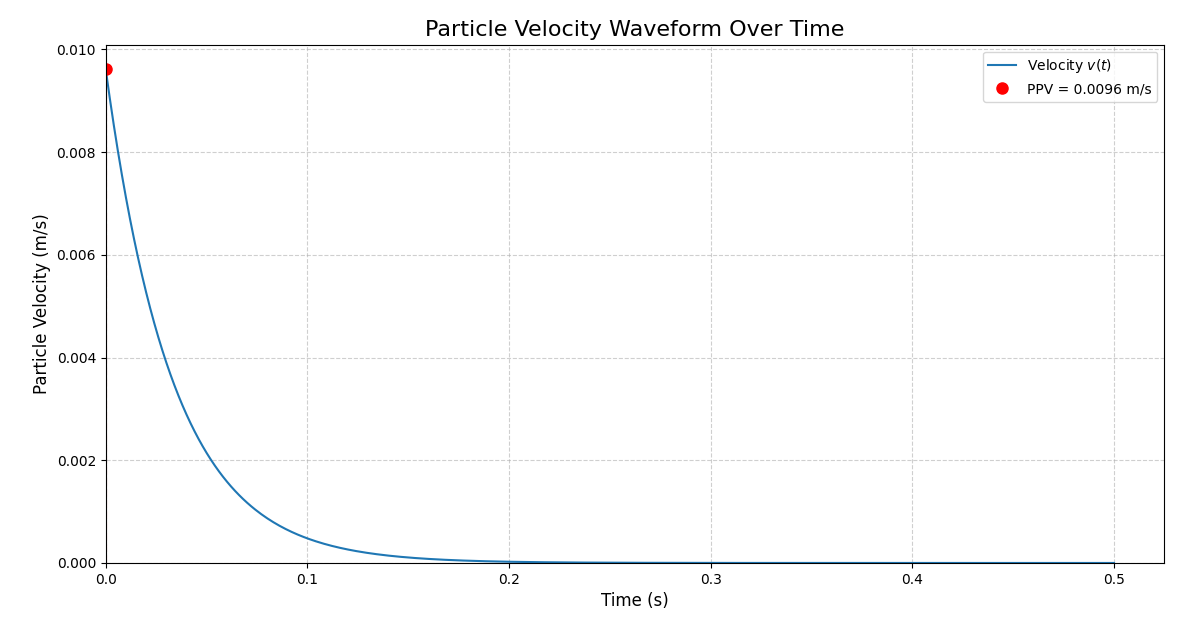

Write Python code to recreate this figure.
###########################################################################################################
#                   >> IN THE NAME OF ALLAH, THE MOST GRACIOUS, THE MOST MERCIFUL <<                      #
#              EXPLOSION WAVEFORM ANALYSIS: PARTICLE VELOCITY AND TIME-DEPENDENT LOADING                  #
#---------------------------------------------------------------------------------------------------------#
#                          THIS PROGRAM WRITTEN BY SALAR DELAVAR GHASHGHAEI (QASHQAI)                     #
#                                   EMAIL: salar.d.ghashghaei@gmail.com                                   #
###########################################################################################################
"""
This Python code provides functionalities to calculate and visualize the effects of an explosion at a distance,
 focusing on both particle velocity and time-dependent loading.

The `calculate_ppv` function computes the Peak Particle Velocity (PPV) using an empirical formula that depends on
 the equivalent TNT weight ($W$), distance ($R$), and soil-specific constants ($K$ and $n$).

Two plotting functions are included:
1.  plot_particle_velocity_waveform:
    This function takes the calculated PPV and plots an exponentially decaying velocity
    waveform $v(t) = PPV \cdot e^{-\alpha t}$ over time. It marks the PPV and saves the
    plot as `particle_velocity_waveform_english.png`.
2.  plot_time_dependent_loading:
    This function visualizes a time-dependent loading function $p(t)$.
    It models $p(t)$ as being proportional to the magnitude of the acceleration 
    derived from the velocity decay, resulting in a peak load $P_{max}$ and an
    exponential decay $p(t) = P_{max} \cdot e^{-\beta t}$. The plot, saved as
    `time_dependent_loading_p_t_plot.png`, shows this loading waveform.

Both plotting functions use English labels for clarity and utilize `matplotlib`
 for visualization. Example usage demonstrates how to call these functions with
 sample parameters for TNT weight, distance, and soil constants, allowing for
 the generation of distinct plots illustrating these dynamic responses.
 The code is designed for straightforward execution and analysis of explosion effects.

---------------------------------------------------- 

To understand how an explosion several kilometers away can cause a structure to shake and potentially
 damage a building through the transmission of vibrations via the ground (Ground Shock), we need to consider a few key concepts:
Explosion Energy and Wave Generation:
An explosion, whether natural (like a volcano) or artificial (like explosives), releases a massive amount of energy suddenly.
This energy creates a very strong pressure wave in the surrounding medium (air, water, or ground). When an explosion occurs in the ground, this energy is directly transferred to the earth, generating Seismic Waves.
Types of Seismic Waves Generated by an Explosion:
Body Waves: These waves travel through the Earth’s interior. There are two main types:
P-waves (Primary Waves or Compressional Waves): These are the fastest waves and cause particles in the ground to compress and expand in the direction of wave propagation. They are similar to sound waves.
S-waves (Secondary Waves or Shear Waves): These waves are slower than P-waves and cause particles in the ground to move perpendicular to the direction of wave propagation. They are like waves in a shaken rope.
Surface Waves: These waves travel along the Earth’s surface and are typically slower than body waves but have larger amplitudes, making them often more destructive. There are two main types:
Love Waves: These cause horizontal shearing of the ground.
Rayleigh Waves: These cause elliptical particle motion in a vertical plane, similar to waves on the sea.
Energy Transmission and Attenuation:
As seismic waves travel away from the explosion’s origin, their energy decreases due to spreading over a larger volume and absorption by the earth’s materials. This phenomenon is called attenuation.
The greater the distance from the explosion, the smaller the amplitude of the vibrations and, consequently, the weaker the impact on the structure. However, this attenuation also depends on the geological characteristics of the ground.
Ground Shock:
The term “Ground Shock” generally refers to the vibrations generated in the ground by an impact source (like an explosion, the fall of a heavy object, or even heavy vehicle traffic).
In the case of an explosion, Ground Shock encompasses all the seismic waves (P, S, Love, Rayleigh) that emanate from the blast and propagate through the ground.
The intensity of this shock is measured by parameters such as Peak Particle Velocity (PPV) and Peak Particle Acceleration (PPA).
Impact on Structures:
When seismic waves reach a building’s foundation, they transmit vibrations to the entire structure.
If the intensity of these vibrations (especially their frequency and amplitude) matches the building’s natural frequency, a phenomenon called resonance can occur. In this situation, even relatively weak vibrations can cause a significant increase in the building’s motion amplitude, potentially leading to severe damage or collapse.
A distance of several kilometers, depending on the magnitude of the explosion and ground conditions, can still be close enough for vibrations to be strong enough to interact with a structure and, if resonance occurs, cause shaking and damage.

"""
import numpy as np
import matplotlib.pyplot as plt
#%%----------------------------------------------------
def calculate_ppv(W_kg, R_m, K, n):
  """
  Calculates the Peak Particle Velocity (PPV) from an explosion.

  Args:
    W_kg: Equivalent weight of TNT in kilograms.
    R_m: Distance from the explosion in meters.
    K: Empirical constant related to soil type.
    n: Empirical exponent related to soil type.

  Returns:
    The PPV in meters per second (m/s).
  """
  if R_m <= 0:
    return float('inf') # Avoid division by zero or non-physical distances
  
  ppv = K * (W_kg **(1/3) / R_m)**n
  return ppv
#%%----------------------------------------------------
def plot_time_dependent_loading(W_kg, R_m, K, n, alpha_decay=30, t_end=0.5, P_max_scale=1.0):
  """
  Calculates and plots a time-dependent loading waveform p(t) over time.
  This assumes p(t) is proportional to the magnitude of the acceleration derived 
  from the particle velocity decay, scaled by P_max_scale.

  Args:
    W_kg: Equivalent weight of TNT in kilograms.
    R_m: Distance from the explosion in meters.
    K: Empirical constant.
    n: Empirical exponent.
    alpha_decay: Decay constant for the waveform (can be related to velocity decay).
    t_end: End time for the plot (seconds).
    P_max_scale: A scaling factor to determine the peak of the loading function.
                 This would typically be derived from mass and acceleration.
                 Here, it's used to set the amplitude of p(t).
  """
  ppv = calculate_ppv(W_kg, R_m, K, n)
  
  if ppv == float('inf'):
      print("Error: Distance must be positive.")
      return

  # Define the time vector
  t = np.linspace(0, t_end, 500)
  
  # --- Model for p(t) ---
  # We can model p(t) as being proportional to the magnitude of acceleration.
  # If v(t) = PPV * exp(-alpha_decay * t), then a(t) = -alpha_decay * PPV * exp(-alpha_decay * t)
  # The magnitude of acceleration is |a(t)| = alpha_decay * PPV * exp(-alpha_decay * t)
  # Let's define P_max as the peak loading, which we can scale relative to PPV and alpha.
  # For demonstration, let's set P_max = P_max_scale * alpha_decay * PPV
  # And the load function p(t) = P_max * exp(-alpha_decay * t)
  
  P_max = P_max_scale * alpha_decay * ppv # Scaling factor for peak load
  
  p_t = P_max * np.exp(-alpha_decay * t)

  # --- Plotting ---
  plt.figure(figsize=(10, 6))
  
  # Plotting the loading waveform
  plt.plot(t, p_t, label=f'Loading $p(t)$')
  
  # Mark P_max
  # The peak load occurs at t=0 in this model
  plt.plot(0, P_max, 'bo', markersize=8, label=f'Peak Load $P_{max}$ = {P_max:.2f} N (or consistent units)') 
  plt.vlines(0, 0, P_max, colors='b', linestyles='dashed', alpha=0.7)

  # English labels for the plot
  plt.title("Time-Dependent Loading Waveform $p(t)$", fontsize=16)
  plt.xlabel("Time (s)", fontsize=12)
  plt.ylabel("Loading (Units of Force)", fontsize=12) # Assuming force units
  
  plt.legend()
  plt.grid(True, linestyle='--', alpha=0.6)
  plt.ylim(bottom=0) # Ensure y-axis starts from 0
  plt.xlim(left=0)
  
  # Save the plot
  #plot_filename = "[/mnt/data/time_dependent_loading_p_t_plot.png"](https://storage.gapgpt.app/media/code_interpreter/e7c62e0b-f103-436d-99c2-1c7cf6cebc98/time_dependent_loading_p_t_plot.png%22)
  #plt.savefig(plot_filename)
  #print(f"Plot saved to: {plot_filename}")
  plt.show()
#%%----------------------------------------------------  
def plot_particle_velocity_waveform(W_kg, R_m, K, n, alpha=30, t_end=0.5):
  """
  Calculates and plots the particle velocity waveform over time using English labels.

  Args:
    W_kg: Equivalent weight of TNT in kilograms.
    R_m: Distance from the explosion in meters.
    K: Empirical constant.
    n: Empirical exponent.
    alpha: Decay constant for the velocity waveform (1/s).
    t_end: End time for the plot (seconds).
  """
  ppv = calculate_ppv(W_kg, R_m, K, n)
  
  if ppv == float('inf'):
      print("Error: Distance must be positive.")
      return

  # Time vector
  t = np.linspace(0, t_end, 500)
  # Velocity waveform (exponential decay model)
  v_t = ppv * np.exp(-alpha * t)

  # --- Plotting ---
  plt.figure(figsize=(10, 6))
  
  # Plotting the waveform
  plt.plot(t, v_t, label=f'Velocity $v(t)$')
  
  # Mark PPV
  # For this waveform model, PPV occurs at t=0
  plt.plot(0, ppv, 'ro', markersize=8, label=f'PPV = {ppv:.4f} m/s') 
  plt.vlines(0, 0, ppv, colors='r', linestyles='dashed', alpha=0.7)

  # English labels for the plot
  plt.title("Particle Velocity Waveform Over Time", fontsize=16)
  plt.xlabel("Time (s)", fontsize=12)
  plt.ylabel("Particle Velocity (m/s)", fontsize=12)
  
  plt.legend()
  plt.grid(True, linestyle='--', alpha=0.6)
  plt.ylim(bottom=0) # Ensure y-axis starts from 0
  plt.xlim(left=0)
  
  # Save the plot
  #plot_filename = "[/mnt/data/particle_velocity_waveform_english.png"](https://storage.gapgpt.app/media/code_interpreter/e7c62e0b-f103-436d-99c2-1c7cf6cebc98/particle_velocity_waveform_english.png%22)
  #plt.savefig(plot_filename)
  #print(f"Plot saved to: {plot_filename}")
  plt.show()  
#%%----------------------------------------------------
# --- Example Usage ---
W_example = 1000   # 1 Ton TNT
R_example = 5000   # meters
K_medium_soil = 200
n_medium_soil = 1.6
plot_particle_velocity_waveform(W_example, R_example, K_medium_soil, n_medium_soil, alpha=30, t_end=0.5)

# Adjust P_max_scale to set the amplitude of the loading. 
# A value of 1.0 means P_max is roughly alpha*PPV.
# You might need to adjust this based on the actual mass 'm' if you want to represent F_max = m*a_max.
plot_time_dependent_loading(W_example, R_example, K_medium_soil, n_medium_soil, alpha_decay=30, t_end=0.5, P_max_scale=1.0)
#%%----------------------------------------------------
